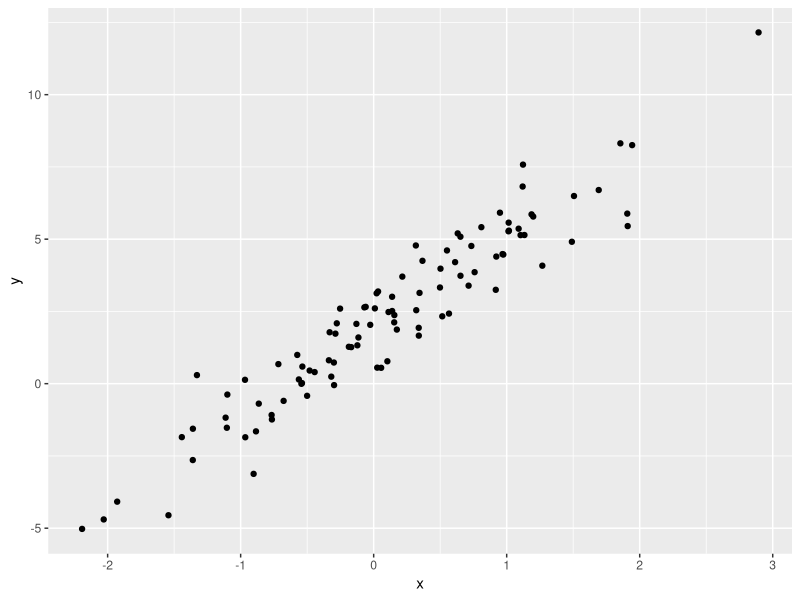

The R source for this figure:
## ---- chunk 1
knitr::opts_chunk$set(echo = TRUE)
## ---- chunk 2
library(tidyverse)
set.seed(273846)

dat <- data_frame(x = rnorm(100),
                  y = 2 + 3*x + rnorm(100))

ggplot(dat, aes(x, y)) +
    geom_point()

